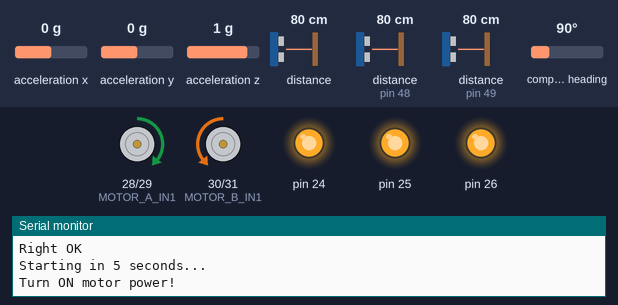
A sketch run on a simulated Arduino Mega 2560, built with avr-gcc and run on an emulated ATmega2560. Parts: motor-driver pin pairs drawn as motors (green arrow = first pin HIGH = forward, orange = second pin HIGH = backward, longer = more drive, scaled by the enable pin), output pins drawn as LEDs (lit = HIGH), the last lines printed to the serial monitor. Inputs (shaded band) come from the test bench; at power-on: distance to the obstacle (sensors on pin 49, pin 48) 80 cm, acceleration x 0 g, acceleration y 0 g, acceleration z 1 g, distance to the obstacle 80 cm, compass heading 90°.

Above: at 6.5 s.
6.6 s: distance to the obstacle (sensor on pin 49) set to 11 cm
8.1 s: distance to the obstacle (sensor on pin 49) set to 8 cm
At 8.34 s:
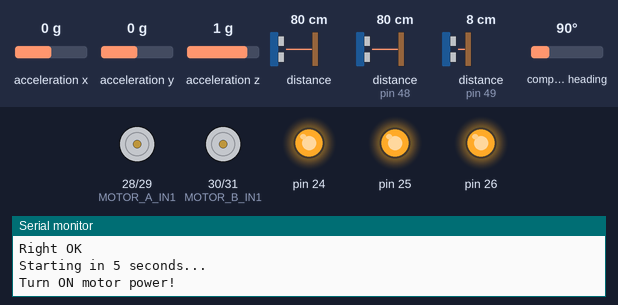
At 9.2 s:
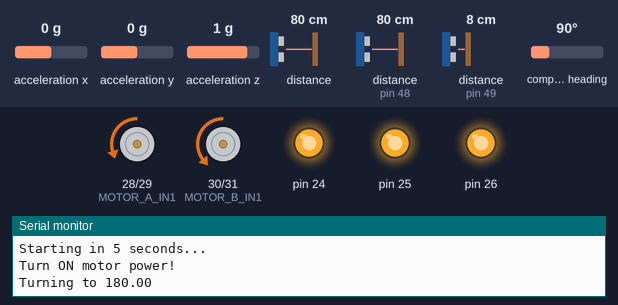
Timing chart, 0 to 11.1 s (numbered marks = the images above; inputs shaded):
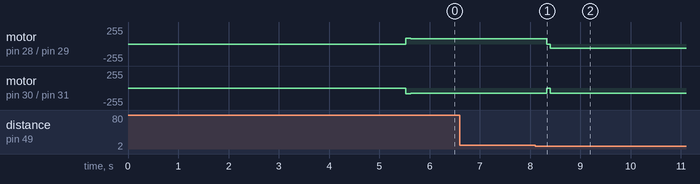

The sketch:

main_control.ino
```cpp
#include "sensors.h"
#include "motor_control.h"
#include "forward_pid.h"
#include "turning_pid.h"
#include "centering_pid.h"
#include "floodfill.h"


// const uint16_t WALL_THRESHOLD = 165;
// const uint16_t FRONT_WALL_THRESHOLD = 100;

void setup() {
  Serial.begin(115200);
  while (!Serial && millis() < 3000);
  initMotors();
  initSensors();
  initForwardPID();
  initTurningPID();
  initCenteringPID();
  initMaze();
  Serial.println("\nStarting in 5 seconds...");
  Serial.println("Turn ON motor power!");
  delay(5000);
  resetEncoders();
}

void loop() {
  // uint16_t front_dist = readFront();
  // uint16_t left_dist = readLeft();
  // uint16_t right_dist = readRight();

  // bool wall_front = (front_dist < FRONT_WALL_THRESHOLD);
  // bool wall_left = (left_dist < WALL_THRESHOLD);
  // bool wall_right = (right_dist < WALL_THRESHOLD);

  // if (wall_front) {
  //   stopMotors();
  //   delay(100);
  //   float current_yaw = getYaw();
  //   float target_yaw = 0;
  //   if (!wall_right && wall_left){
  //     Serial.println("\nTurning RIGHT");
  //     turnRight90(target_yaw, current_yaw);
  //     current_target_speed = 40.0;
  //   } else if (!wall_left && wall_right) {
  //     Serial.println("\nTurning LEFT");
  //     turnLeft90(target_yaw, current_yaw);
  //     current_target_speed = 40.0;
  //   } else if (!wall_left && !wall_right) {
  //     Serial.println("\nTurning LEFT (default)");
  //     turnLeft90(target_yaw, current_yaw);
  //     current_target_speed = 40.0;
  //   } else {
  //     Serial.println("\nDEAD END");
  //     turn180(target_yaw, current_yaw);
  //     current_target_speed = 40.0;
  //   }
  // } else {

  //   calculateSpeeds();

  //   float desired_target = calculateTargetSpeed(front_dist);
  //   smoothRamp(desired_target);
  //   float centering_correction = 0;
  //   updatePID(current_target_speed, speedA, speedB);
  //   if(left_dist<175 && right_dist<175){
  //     centering_correction = computeCenteringCorrection(left_dist, right_dist);
  //   }
  //   else{
  //     centering_correction = 0;
  //   }
  //   float finalA = pwmA_out + centering_correction;
  //   float finalB = pwmB_out - centering_correction;
  //   finalA = constrain(finalA, 40, 200);
  //   finalB = constrain(finalB, 40, 200);
  //   setMotors(finalA, finalB);
  //   float current_yaw = getYaw();

  //   static unsigned long last_print = 0;
  //   if (millis() - last_print > 150) {
  //     Serial.print("Centering correction:");
  //     Serial.print(centering_correction);
  //     Serial.print("Front:");
  //     Serial.print(front_dist);
  //     Serial.print(" Left:");
  //     Serial.print(left_dist);
  //     Serial.print(" Right:");
  //     Serial.print(right_dist);
  //     Serial.print(" Yaw:");
  //     Serial.print(current_yaw);
  //     Serial.print(" | Tgt:");
  //     Serial.print(current_target_speed, 0);
  //     Serial.print(" SpdA:");
  //     Serial.print(speedA, 0);
  //     Serial.print(" SpdB:");
  //     Serial.print(speedB, 0);
  //     Serial.print(" | PWM:");
  //     Serial.print((int)pwmA_out);
  //     Serial.print("/");
  //     Serial.println((int)pwmB_out);
  //     last_print = millis();
  //   }
  // }
  // delay(20);

  solve();
}
```

VL53L0X_SingleTest.ino.ino
```cpp
// #include <Wire.h>
// #include <VL53L0X.h>

// // Motors

// const int MOTOR_A_IN1 = 28;
// const int MOTOR_A_IN2 = 29;
// const int MOTOR_A_PWM = 3;
// const int MOTOR_B_IN1 = 30;
// const int MOTOR_B_IN2 = 31;
// const int MOTOR_B_PWM = 5;

// // Encoders
// const int ENC_A1 = 17;
// const int ENC_A2 = 16;
// const int ENC_B1 = 15;
// const int ENC_B2 = 14;

// // Sensor XSHUT pins
// const int XSHUT_1 = 24;
// const int XSHUT_2 = 25;
// const int XSHUT_3 = 26;

// VL53L0X frontSensor;

// long encoderA_count = 0;
// long encoderB_count = 0;
// long prev_encoderA = 0;
// long prev_encoderB = 0;
// unsigned long prev_time = 0;
// float speedA = 0;
// float speedB = 0;

// float speed_Kp = 1.0;
// float speed_Ki = 0.05;
// float speed_Kd = 0.05;
// float speed_integralA = 0;
// float speed_integralB = 0;
// float speed_prev_errorA = 0;
// float speed_prev_errorB = 0;

// float base_speed = 50.0;
// float current_target = 0.0;

// const float RAMP_UP_PER_LOOP = 1.0;     // target speed increase per loop (every 20 ms)
// const float BRAKE_DOWN_PER_LOOP = 3.0;  // target speed decrease per loop (brake faster)


// // ===== SETUP =====
// void setup() {
//   Serial.begin(115200);
//   while (!Serial && millis() < 3000);

//   Serial.println("Forward PID - SMOOTH Motion");

//   pinMode(MOTOR_A_IN1, OUTPUT);
//   pinMode(MOTOR_A_IN2, OUTPUT);
//   pinMode(MOTOR_A_PWM, OUTPUT);
//   pinMode(MOTOR_B_IN1, OUTPUT);
//   pinMode(MOTOR_B_IN2, OUTPUT);
//   pinMode(MOTOR_B_PWM, OUTPUT);

//   pinMode(ENC_A1, INPUT);
//   pinMode(ENC_A2, INPUT);
//   pinMode(ENC_B1, INPUT);
//   pinMode(ENC_B2, INPUT);
//   attachInterrupt(digitalPinToInterrupt(ENC_A1), encoderA_ISR, CHANGE);
//   attachInterrupt(digitalPinToInterrupt(ENC_B1), encoderB_ISR, CHANGE);

//   pinMode(XSHUT_1, OUTPUT);
//   pinMode(XSHUT_2, OUTPUT);
//   pinMode(XSHUT_3, OUTPUT);

//   digitalWrite(XSHUT_1, LOW);
//   digitalWrite(XSHUT_2, LOW);
//   digitalWrite(XSHUT_3, LOW);
//   delay(50);

//   Wire.begin();

//   Serial.println("Initializing front sensor");
//   digitalWrite(XSHUT_2, HIGH);
//   delay(50);

//   frontSensor.setTimeout(500);
//   if (!frontSensor.init()) {
//     Serial.println("ERROR: Front sensor failed!");
//     while(1);
//   }
//   Serial.println("Front sensor OK");

//   stopMotors();

//   Serial.println("\nStarting in 7 seconds...");
//   Serial.println("Place wall 100-200cm ahead");
//   Serial.println("Turn ON motor power switch if off(move the black thing on the left)!\n");
//   delay(7000);

//   resetPID();
//   encoderA_count = 0;
//   encoderB_count = 0;
//   current_target = 30.0;
//   prev_time = millis();
// }

// void loop() {
//   uint16_t front_distance = frontSensor.readRangeSingleMillimeters();
//   if (frontSensor.timeoutOccurred()) front_distance = 2000;

//   if (front_distance < 100) {
//     Serial.println("\nWALL DETECTED - STOPPING");
//     stopMotors();
//     Serial.print("Final distance to wall: ");
//     Serial.print(front_distance);
//     Serial.println("mm");

//     while(1);
//   }

//   calculateSpeeds();

//   float calculated_target = calculateTargetSpeed(front_distance);

//   // Smooth accel + braking by limiting how fast the target can change
//   if (calculated_target > current_target) {
//     current_target = min(current_target + RAMP_UP_PER_LOOP, calculated_target);
//   } else {
//     current_target = max(current_target - BRAKE_DOWN_PER_LOOP, calculated_target);
//   }


//   float speed_errorA = current_target - speedA;
//   float speed_errorB = current_target - speedB;

//   speed_integralA += speed_errorA * 0.02;
//   speed_integralB += speed_errorB * 0.02;
//   speed_integralA = constrain(speed_integralA, -50, 50);
//   speed_integralB = constrain(speed_integralB, -50, 50);

//   float speed_derivativeA = (speed_errorA - speed_prev_errorA) / 0.02;
//   float speed_derivativeB = (speed_errorB - speed_prev_errorB) / 0.02;

//   float pwmA = speed_Kp * speed_errorA + speed_Ki * speed_integralA + speed_Kd * speed_derivativeA;
//   float pwmB = speed_Kp * speed_errorB + speed_Ki * speed_integralB + speed_Kd * speed_derivativeB;

//   speed_prev_errorA = speed_errorA;
//   speed_prev_errorB = speed_errorB;

//   pwmA = constrain(pwmA, 40, 200);
//   pwmB = constrain(pwmB, 40, 200);

//   setMotors(pwmA, pwmB);

//   static unsigned long last_print = 0;
//   if (millis() - last_print > 100) {
//     Serial.print("Dist: ");
//     Serial.print(front_distance);
//     Serial.print("mm  DesiredTarget: ");
//     Serial.print(calculated_target, 0);
//     Serial.print("  CurrentTarget: ");
//     Serial.print(current_target, 0);
//     Serial.print("  SpeedA: ");
//     Serial.print(speedA, 0);
//     Serial.print("  SpeedB: ");
//     Serial.print(speedB, 0);
//     Serial.print("  PWM: ");
//     Serial.print((int)pwmA);
//     Serial.print("/");
//     Serial.println((int)pwmB);
//     last_print = millis();
//   }

//   delay(20);
// }

// float calculateTargetSpeed(uint16_t distance) {
//   if (distance > 500) {
//     return base_speed;
//   } else if (distance > 300) {
//     // return base_speed * 0.6;
//     return map(distance, 300, 500, base_speed * 0.6, base_speed);
//   } else if (distance > 150) {
//     return map(distance, 150, 300, base_speed * 0.3, base_speed * 0.6);
//   } else if (distance > 50) {
//     return base_speed * 0.1;
//   } else {
//     return base_speed * 0.05;
//   }
// }

// void calculateSpeeds() {
//   unsigned long current_time = millis();
//   float dt = (current_time - prev_time) / 1000.0;

//   if (dt > 0.01) {
//     long delta_A = encoderA_count - prev_encoderA;
//     long delta_B = encoderB_count - prev_encoderB;

//     speedA = delta_A / dt;
//     speedB = delta_B / dt;

//     prev_encoderA = encoderA_count;
//     prev_encoderB = encoderB_count;
//     prev_time = current_time;
//   }
// }

// void setMotors(float pwmA, float pwmB) {
//   digitalWrite(MOTOR_A_IN1, HIGH);
//   digitalWrite(MOTOR_A_IN2, LOW);
//   analogWrite(MOTOR_A_PWM, (int)pwmA);

//   digitalWrite(MOTOR_B_IN1, LOW);
//   digitalWrite(MOTOR_B_IN2, HIGH);
//   analogWrite(MOTOR_B_PWM, (int)pwmB);
// }

// void stopMotors() {
//   digitalWrite(MOTOR_A_IN1, LOW);
//   digitalWrite(MOTOR_A_IN2, LOW);
//   analogWrite(MOTOR_A_PWM, 0);
//   digitalWrite(MOTOR_B_IN1, LOW);
//   digitalWrite(MOTOR_B_IN2, LOW);
//   analogWrite(MOTOR_B_PWM, 0);
// }

// void resetPID() {
//   speed_integralA = 0;
//   speed_integralB = 0;
//   speed_prev_errorA = 0;
//   speed_prev_errorB = 0;
// }

// void encoderA_ISR() {
//   encoderA_count++;
// }

// void encoderB_ISR() {
//   encoderB_count++;
// }
```

centering_pid.cpp
```cpp
#include "centering_pid.h"

float centre_Kp = 0.15;
float centre_Ki = 0.002;
float centre_Kd = 0.03;
float centre_prev_error = 0;
float centre_integral = 0;
float filtered_error = 0;
unsigned long centre_prev_time = 0;

const float CENTERING_DEADBAND = 3.0;
const float FILTER_ALPHA = 0.3;

void initCenteringPID() {
  resetCenteringPID();
}

void resetCenteringPID() {
  centre_prev_error = 0;
  centre_integral = 0;
  filtered_error = 0;
  centre_prev_time = millis();
}

float computeCenteringCorrection(uint16_t left_dist, uint16_t right_dist) {

  unsigned long current_time = millis();
  float dt = (current_time - centre_prev_time) / 1000.0;
  if (dt <= 0 || dt > 0.5) dt = 0.02;
  centre_prev_time = current_time;

  float raw_error = (float)(left_dist - right_dist);
  filtered_error = (FILTER_ALPHA * raw_error) + ((1.0 - FILTER_ALPHA) * filtered_error);

  if (abs(filtered_error) < CENTERING_DEADBAND) {
    centre_prev_error = filtered_error;
    return 0;
  }

  centre_integral += filtered_error * dt;
  centre_integral = constrain(centre_integral, -200, 200);

  float derivative = (filtered_error - centre_prev_error) / dt;
  centre_prev_error = filtered_error;


  float correction = (centre_Kp * filtered_error) +
                     (centre_Ki * centre_integral) +
                     (centre_Kd * derivative);

  return constrain(correction, -50, 50);
}
```

centering_pid.h
```cpp
#ifndef CENTERING_PID_H
#define CENTERING_PID_H

#include <Arduino.h>

extern float centre_Kp;
extern float centre_Ki;
extern float centre_Kd;
extern float centre_integral;
extern float centre_prev_error;
extern unsigned long centre_prev_time;

void initCenteringPID();
void resetCenteringPID();
float computeCenteringCorrection(uint16_t left_dist, uint16_t right_dist);

#endif
```

floodfill.h
```cpp
#ifndef FLOODFILL_H
#define FLOODFILL_H

#include <Arduino.h>


#define MAZE_SIZE     16
#define CELL_SIZE_MM  200
#define TICKS_PER_MM  7.38
#define GOAL_MIN       7
#define GOAL_MAX       8

#define WALL_THRESHOLD  165
#define FRONT_WALL_THRESHOLD  100

#define WALL_NORTH    0x01
#define WALL_EAST     0x02
#define WALL_SOUTH    0x04
#define WALL_WEST     0x08
#define WALL_VISITED  0x10

enum Heading { NORTH = 0, EAST = 1, SOUTH = 2, WEST = 3, NO_DIR = 4};

struct Cell {
  uint8_t x;
  uint8_t y;
};

extern int  walls[MAZE_SIZE+1][MAZE_SIZE+1];
extern int  flood[MAZE_SIZE+1][MAZE_SIZE+1];
extern Heading  robot_heading;
extern Cell     robot_pos;

void initMaze();
void floodFill();
bool frontWall();
bool leftWall();
bool rightWall();
void solve();
void floodfill();
void moveOneCell();
Heading getBestNeighbour();


#endif
```

forward_pid.cpp
```cpp
#include "forward_pid.h"

// PID gains
float speed_Kp = 1.0;
float speed_Ki = 0.05;
float speed_Kd = 0.05;
float speed_integralA = 0;
float speed_integralB = 0;
float speed_prev_errorA = 0;
float speed_prev_errorB = 0;


unsigned long prev_pid_time = 0;


// Speed settings
float base_speed = 150.0;
float current_target_speed = 0.0;

// Output PWM
float pwmA_out = 0;
float pwmB_out = 0;

// Ramp rates
const float RAMP_UP_PER_LOOP = 2.0;
const float BRAKE_DOWN_PER_LOOP = 5.0;

void initForwardPID() {
  resetPID();
  current_target_speed = 0.0;
  prev_pid_time = millis();
}

void resetPID() {
  speed_integralA = 0;
  speed_integralB = 0;
  speed_prev_errorA = 0;
  speed_prev_errorB = 0;
  prev_pid_time = millis();
}

void smoothRamp(float desired_target) {
  if (desired_target > current_target_speed) {
    current_target_speed = min(current_target_speed + RAMP_UP_PER_LOOP, desired_target);
  } else {
    current_target_speed = max(current_target_speed - BRAKE_DOWN_PER_LOOP, desired_target);
  }
}

void updatePID(float targetSpeed, float currentSpeedA, float currentSpeedB) {
  unsigned long current_time = millis();
  float dt = (current_time - prev_pid_time) / 1000.0;

  if(dt <= 0.0) dt = 0.001;
  prev_pid_time = current_time;

  float speed_errorA = targetSpeed - currentSpeedA;
  float speed_errorB = targetSpeed - currentSpeedB;

  speed_integralA += speed_errorA * dt;
  speed_integralB += speed_errorB * dt;
  speed_integralA = constrain(speed_integralA, -50, 50);
  speed_integralB = constrain(speed_integralB, -50, 50);

  float speed_derivativeA = (speed_errorA - speed_prev_errorA) / dt;
  float speed_derivativeB = (speed_errorB - speed_prev_errorB) / dt;

  pwmA_out = speed_Kp * speed_errorA + speed_Ki * speed_integralA + speed_Kd * speed_derivativeA;
  pwmB_out = speed_Kp * speed_errorB + speed_Ki * speed_integralB + speed_Kd * speed_derivativeB;

  speed_prev_errorA = speed_errorA;
  speed_prev_errorB = speed_errorB;

  pwmA_out = constrain(pwmA_out, 40, 200);
  pwmB_out = constrain(pwmB_out, 40, 200);
}

float calculateTargetSpeed(uint16_t distance) {
  if (distance > 500) {
    return base_speed;
  } else if (distance > 300) {
    return map(distance, 300, 500, base_speed * 0.6, base_speed);
  } else if (distance > 150) {
    return map(distance, 150, 300, base_speed * 0.3, base_speed * 0.6);
  } else if (distance > 50) {
    return base_speed * 0.1;
  } else {
    return 0;
  }
}
```

forward_pid.h
```cpp
#ifndef FORWARD_PID_H
#define FORWARD_PID_H

#include <Arduino.h>

// PID variables
extern float speed_Kp;
extern float speed_Ki;
extern float speed_Kd;
extern float speed_integralA;
extern float speed_integralB;
extern float speed_prev_errorA;
extern float speed_prev_errorB;

// Target speed
extern float base_speed;
extern float current_target_speed;

// Output PWM
extern float pwmA_out;
extern float pwmB_out;

// Functions
void initForwardPID();
void resetPID();
void updatePID(float targetSpeed, float currentSpeedA, float currentSpeedB);
float calculateTargetSpeed(uint16_t distance);
void smoothRamp(float desired_target);

#endif
```

motor_control.cpp
```cpp
#include "motor_control.h"
#include "turning_pid.h"
#include "centering_pid.h"
#include "forward_pid.h"

// Pin definitions
const int MOTOR_A_IN1 = 28;
const int MOTOR_A_IN2 = 29;
const int MOTOR_A_PWM = 3;
const int MOTOR_B_IN1 = 30;
const int MOTOR_B_IN2 = 31;
const int MOTOR_B_PWM = 5;

const int ENC_A1 = 17;
const int ENC_A2 = 16;
const int ENC_B1 = 15;
const int ENC_B2 = 14;

// Global variables
volatile long encoderA_count = 0;
volatile long encoderB_count = 0;
long prev_encoderA = 0;
long prev_encoderB = 0;
unsigned long prev_time = 0;
float speedA = 0;
float speedB = 0;

void initMotors() {
  pinMode(MOTOR_A_IN1, OUTPUT);
  pinMode(MOTOR_A_IN2, OUTPUT);
  pinMode(MOTOR_A_PWM, OUTPUT);
  pinMode(MOTOR_B_IN1, OUTPUT);
  pinMode(MOTOR_B_IN2, OUTPUT);
  pinMode(MOTOR_B_PWM, OUTPUT);

  pinMode(ENC_A1, INPUT);
  pinMode(ENC_A2, INPUT);
  pinMode(ENC_B1, INPUT);
  pinMode(ENC_B2, INPUT);

  attachInterrupt(digitalPinToInterrupt(ENC_A1), encoderA_ISR, CHANGE);
  attachInterrupt(digitalPinToInterrupt(ENC_B1), encoderB_ISR, CHANGE);

  stopMotors();
}

void setMotors(float pwmA, float pwmB) {
  digitalWrite(MOTOR_A_IN1, HIGH);
  digitalWrite(MOTOR_A_IN2, LOW);
  analogWrite(MOTOR_A_PWM, (int)pwmA);

  digitalWrite(MOTOR_B_IN1, LOW);
  digitalWrite(MOTOR_B_IN2, HIGH);
  analogWrite(MOTOR_B_PWM, (int)pwmB);
}

void stopMotors() {
  digitalWrite(MOTOR_A_IN1, LOW);
  digitalWrite(MOTOR_A_IN2, LOW);
  analogWrite(MOTOR_A_PWM, 0);
  digitalWrite(MOTOR_B_IN1, LOW);
  digitalWrite(MOTOR_B_IN2, LOW);
  analogWrite(MOTOR_B_PWM, 0);
}

void turnRight90(float target_yaw, float current_yaw) {
  stopMotors();
  delay(10);
  target_yaw = current_yaw + 90;
  turnToAngle(target_yaw, current_yaw);
  delay(10);
  resetPID();
  resetCenteringPID();
}

void turnLeft90(float target_yaw, float current_yaw) {
  stopMotors();
  delay(10);
  target_yaw = current_yaw - 90;
  turnToAngle(target_yaw, current_yaw);
  delay(10);
  resetPID();
  resetCenteringPID();
}
void turn180(float target_yaw, float current_yaw) {
  stopMotors();
  delay(10);
  target_yaw = current_yaw + 180;
  turnToAngle(target_yaw, current_yaw);
  delay(10);
  resetPID();
  resetCenteringPID();
}

void calculateSpeeds() {
  unsigned long current_time = millis();
  float dt = (current_time - prev_time) / 1000.0;

  if (dt > 0.01) {
    long delta_A = encoderA_count - prev_encoderA;
    long delta_B = encoderB_count - prev_encoderB;

    speedA = delta_A / dt;
    speedB = delta_B / dt;

    prev_encoderA = encoderA_count;
    prev_encoderB = encoderB_count;
    prev_time = current_time;
  }
}

void resetEncoders() {
  encoderA_count = 0;
  encoderB_count = 0;
  prev_encoderA = 0;
  prev_encoderB = 0;
}

void encoderA_ISR() {
  encoderA_count++;
}

void encoderB_ISR() {
  encoderB_count++;
}
```

Source omitted: floodfill.cpp (7204 bytes), motor_control.h (815 bytes), sensors.cpp (2017 bytes), sensors.h (438 bytes), turning_pid.cpp (2666 bytes), turning_pid.h (376 bytes)

Measured:
- the behaviour switches between 10 and 9 cm on distance to the obstacle (sensor on pin 49) (found by bisection; images 0 and 1)
- after the input at 6.6 s, every drawn part: stays the same
- after the input at 8.1 s, motor on pin 28 (MOTOR_A_IN1) / pin 29 (MOTOR_A_IN2): forward 82/255 → stopped after 0.23 s, → backward 60/255 0.06 s later; motor on pin 30 (MOTOR_B_IN1) / pin 31 (MOTOR_B_IN2): backward 82/255 → stopped after 0.23 s, → backward 82/255 0.06 s later
